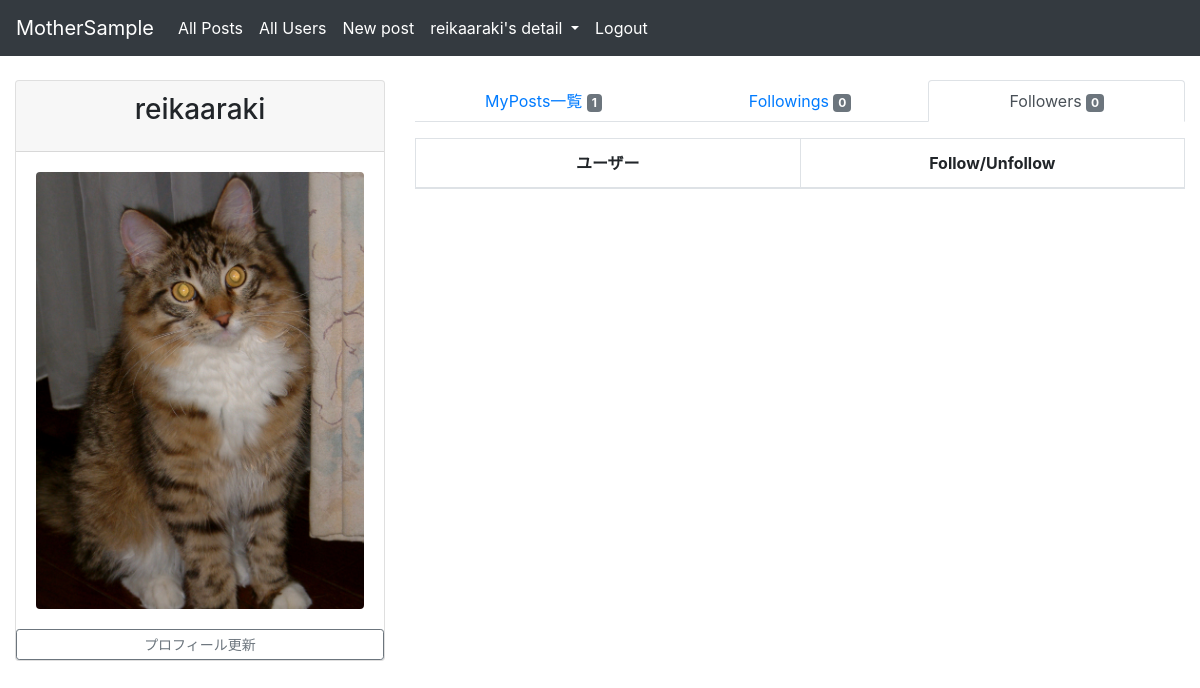
The app's page /microposts/follower/ (signed in), older data.
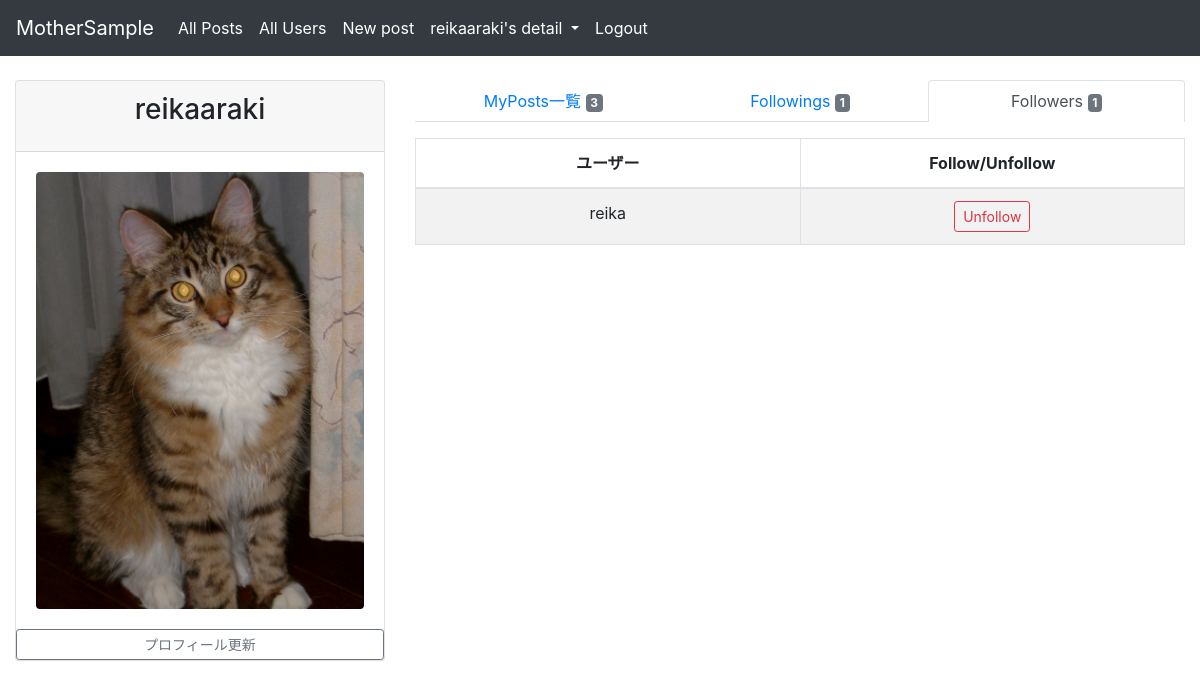
The same page, newer data.
### accounts/models.py (models this page shows, shortened)
class User(AbstractUser, PermissionsMixin):
    username = models.CharField(max_length=50, unique=True)
    email = models.EmailField(max_length=50, unique=True)
    is_active = models.BooleanField(default=True)
    is_staff = models.BooleanField(default=False)
    age = models.IntegerField(blank=True, null=True)
    avatar = models.ImageField(blank=True, null=True)
    facebook_id = models.CharField(max_length=255, blank=True, null=True)
    twitter_id = models.CharField(max_length=255, blank=True, null=True)
    instagram_id = models.CharField(max_length=255, blank=True, null=True)
    last_login_date = models.DateTimeField(null=True, blank=True)
    created_at = models.DateTimeField(auto_now_add=True)
    updated_at = models.DateTimeField(auto_now=True)
    EMAIL_FIELD = 'email'
    USERNAME_FIELD = 'username'
    REQUIRED_FIELDS = ['email']
    objects = UserManager()
    favourite_post = models.ManyToManyField(
        'microposts.Post', blank=True, verbose_name='お気に入り投稿'
    )
    groups = models.ManyToManyField(Group, blank=True, related_name='custom_user_groups')
    user_permissions = models.ManyToManyField(Permission, blank=True, related_name='custom_user_permissions')

### microposts/views.py (the view)
# urls.py: path('follower/', FollowersView.as_view(), name='follower'),
class FollowersView(LoginRequiredMixin, ListView):
    template_name = 'microposts/followers.html'
    model = Relationship
    def get_context_data(self, **kwargs):
        context = super().get_context_data(**kwargs)
        user = self.request.user
        context['my_posts_count'] = Post.objects.filter(owner_id=self.request.user).count()
        followings = (Relationship.objects.filter(follower_id=user.pk)).values_list('following_id')
        context['following_list'] = User.objects.filter(id__in=followings)
        context['following_count'] = User.objects.filter(id__in=followings).count()
        followers = (Relationship.objects.filter(following_id=user.pk)).values_list('follower_id')
        context['follower_list'] = User.objects.filter(id__in=followers)
        return context

### templates/microposts/followers.html (shortened to what this page needs)
{% extends 'base.html' %}
{% load static %}
{% block content %}
   <div class="content-wrapper">
       <div class="container-fluid">
           <div class="row">
               <aside class="col-sm-4">
                   <div class="card">
                       <div class="card-header">
                           <h3 class="card-title text-center">{{ user.get_username }}</h3>
                       </div>
                       <div class="card-body">
                           {% if user.avatar %}
                               <img class="rounded img-fluid mx-auto d-block"
                                   src="{{ user.avatar.url }}" id="avatar-image" alt="avatar_image">
                           {% else %}
                               <img class="rounded img-fluid mx-auto d-block"
                                   src="{% static 'images/avator_default.png' %}" id="avatar-image" alt="avatar_image">
                           {% endif %}
                       </div>
                       <a class="btn btn-outline-secondary btn-sm"
                           href="{% url 'accounts:edit_profile' %}" role="button">プロフィール更新</a>
                   </div>
               </aside>
               <div class="col-sm-8">
                   <ul class="nav nav-tabs nav-justified mb-3">
                       <li class="nav-item"><a href="{% url 'microposts:myposts' %}" class="nav-link">MyPosts一覧
                           <span class="badge badge-secondary">{{ my_posts_count }}</span></a></li>
                       <li class="nav-item"><a href="{% url 'microposts:following' %}" class="nav-link">Followings
                           <span class="badge badge-secondary">{{ following_count }}</span></a></li>
                       <li class="nav-item"><a href="{% url 'microposts:follower' %}" class="nav-link active">Followers
                           <span class="badge badge-secondary">{{ follower_list | length }}</span></a></li>
                   </ul>
                   <div class="table table-responsive">
                       <table id='follower_list'
                           class="table table-striped table-bordered table-hover">
                           <thead>
                           <tr>
                               <th class="text-center" style="width: 50%">ユーザー</th>
                               <th class="text-center" style="width: 50%">Follow/Unfollow</th>
                           </tr>
                           </thead>
                           <tbody>
                           {% for item in follower_list %}
                               <tr class="text">
                                   <td class="text-center">{{ item.username }}</td>
                                   <td class="text-center align-middle">
                                       {% if item in following_list %}
                                           <form action="{% url 'accounts:rm_relation' pk=item.id %}" method="post">
                                               <button type="submit" class="btn btn-outline-danger btn-sm" name="button">
                                                   Unfollow
                                               </button>
                                           </form>
                                       {% endif %}
                               </tr>
                           {% endfor %}
                           </tbody>
                       </table>
                   </div>
               </div>
           </div>
       </div>
   </div>
{% endblock %}

### templates/base.html (shortened to what this page needs)
{% load static %}
<!DOCTYPE html>
<html lang="ja">
<head>
    <link rel="stylesheet" href="https://stackpath.bootstrapcdn.com/bootstrap/4.3.1/css/bootstrap.min.css"
>
    <link rel="stylesheet" href="{% static 'accounts/style.css' %}">
    {% load bootstrap4 %}
</head>
<body>
<header class="mb-4">
    <nav class="navbar navbar-expand-sm navbar-dark bg-dark">
        <a class="navbar-brand" href="{% url 'microposts:postlist' %}">MotherSample</a>
        <div class="collapse navbar-collapse" id="navbarSupportedContent">
            <ul class="navbar-nav navbar-left">{% if user.is_authenticated %}
                <li class="nav-item">
                    <a class="nav-link" href="{% url 'microposts:postlist' %}">All Posts</a>
                </li>
                <li class="nav-item">
                    <a class="nav-link" href="{% url 'accounts:userlist' %}">All Users</a>
                </li>
                <li class="nav-item">
                    <a class="nav-link" href="{% url 'microposts:create' %}">New post</a>
                </li>
                <li class="nav-item dropdown">
                    <a class="nav-link dropdown-toggle" href="#" id="navbarDropdownMenuLink" role="button"
                    data-toggle="dropdown" aria-haspopup="true" aria-expanded="false">
                        {{ user.username }}'s detail
                    </a>
                </li>{% endif %}
            </ul>
            <ul class="navbar-nav navbar-right">{% if user.is_authenticated %}
                <li class="nav-item">
                    <a class="nav-link" href="{% url 'accounts:logout'%}">Logout</a>
                </li>{% endif %}
            </ul>
        </div>
    </nav>
</header>
{% block content %}
{% endblock content %}
</body>
</html>

### static/accounts/style.css (style rules this page uses)
.navbar { background-color: pink; }
.navbar-dark .navbar-nav .nav-link { color: white; }

Row changes from the older to the newer data that the page shows:
added User: username "reika", shows "Unfollow"
Text that changed along with them:
{{ my_posts_count }}: "1" → "3"
{{ following_count }}: "0" → "1"
{{ follower_list | length }}: "0" → "1"
